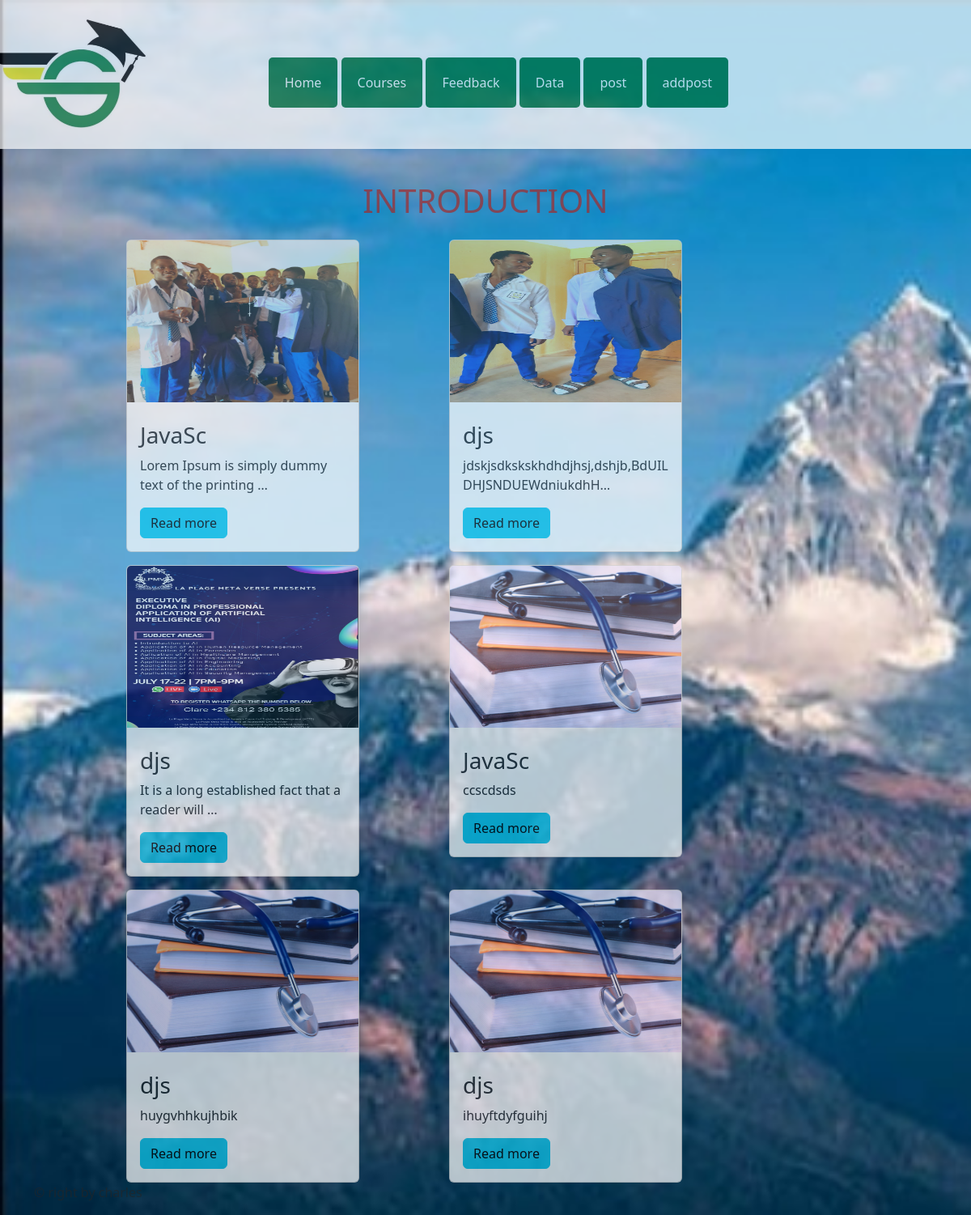
The app's page /data/ with its own data.
### SchoolWeb/models.py (models this page shows, shortened)
class Home(models.Model):
    Login_home = models.CharField(max_length = 50)
    Courses = models.CharField(max_length = 50)
    Feedback = models.TextField()
    Image = models.ImageField(upload_to='images/', default='image/IMG3.JPG')

### SchoolWeb/views.py (the view)
# urls.py: path('data/',views.data, name='data'),
def data(request):
    datas = Home.objects.all()
    return render(request,'SchoolWeb/data.html',{'datas':datas})

### SchoolWeb/templates/SchoolWeb/data.html (shortened to what this page needs)
{% extends "SchoolWeb/base.html" %}
{% load static %}
{% block content %}
<div>
    <ul>
        <li><a href="{% url 'school:home' %}">Home</a></li>
        <li><a href="{% url 'school:courses' %}">Courses</a></li>
        <li><a href="{% url 'school:feedback' %}">Feedback</a></li>
        <li><a href="{% url 'school:data' %}">Data</a></li>
        <li><a href="{% url 'school:post' %}">post</a></li>
        <li><a href="{% url 'school:addpost' %}">addpost</a></li>
    </ul> <br>
    </div>
<body>
<div class="container">
    <div class="header">
        <h1>INTRODUCTION</h1>
    </div>
    <div class="row md-3">
        {% for data in datas %}
        <div class="col-md-3 mt-3" style="margin-left: 10%;">
            <div class="card" style="width: 18rem;">
                <img src="{{data.Image.url}}" class="card-img-top" alt="" height="200">
                <div class="card-body">
                    <h3>{{data.Courses}}</h3>
                    <p>{{data.Feedback|truncatechars:50}}</p>
                    <a href="" class="btn btn-info">Read more</a>
                </div>
            </div>
        </div>
        {% endfor%}
</body>
{% endblock content %}

### SchoolWeb/templates/SchoolWeb/data.html (style rules this page uses)
* { padding: 0px; margin: 0px; border: 0px; box-sizing: border-box; }
ul { text-align: center; background-color: white; background-image: url(/static/Image/gsIMG.jpg); background-repeat: no-repeat; background-size: contain; }
ul li { display: inline-block; padding-top: 90px; padding-bottom: 6%; }
ul li a { color: white; background-color: rgb(5, 117, 58); padding: 20px; text-decoration: none; border-radius: 5px; }
.header { color: brown; text-align: center; }
body { background-image: url(/static/Image/IMG.jpg); background-repeat: no-repeat; background-size: cover; opacity: 0.7; }

### records on screen
Home: Image (picture), Courses "JavaSc", Feedback "Lorem Ipsum is simply dummy text of the printing …"
Home: Image (picture), Courses "djs", Feedback "jdskjsdkskskhdhdjhsj,dshjb,BdUILDHJSNDUEWdniukdhH…"
Home: Image (picture), Courses "djs", Feedback "It is a long established fact that a reader will …"
Home: Image (picture), Courses "JavaSc", Feedback "ccscdsds"
Home: Image (picture), Courses "djs", Feedback "huygvhhkujhbik"
Home: Image (picture), Courses "djs", Feedback "ihuyftdyfguihj"
